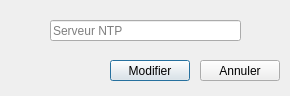
<?xml version="1.0" encoding="UTF-8"?>
<ui version="4.0">
 <class>modifierNtpMontre</class>
 <widget class="QDialog" name="modifierNtpMontre">
  <property name="geometry">
   <rect>
    <x>0</x>
    <y>0</y>
    <width>290</width>
    <height>96</height>
   </rect>
  </property>
  <property name="windowTitle">
   <string>Gestion Montre - Modifier NTP</string>
  </property>
  <property name="windowIcon">
   <iconset>
    <normaloff>../../build-connectbdd-Desktop_Qt_5_9_6_MinGW_32bit-Debug/logo-domo.png</normaloff>../../build-connectbdd-Desktop_Qt_5_9_6_MinGW_32bit-Debug/logo-domo.png</iconset>
  </property>
  <widget class="QLineEdit" name="ntp">
   <property name="geometry">
    <rect>
     <x>50</x>
     <y>20</y>
     <width>191</width>
     <height>21</height>
    </rect>
   </property>
   <property name="placeholderText">
    <string>Serveur NTP</string>
   </property>
  </widget>
  <widget class="QPushButton" name="modifier">
   <property name="geometry">
    <rect>
     <x>110</x>
     <y>60</y>
     <width>80</width>
     <height>21</height>
    </rect>
   </property>
   <property name="text">
    <string>Modifier</string>
   </property>
  </widget>
  <widget class="QPushButton" name="Annuler">
   <property name="geometry">
    <rect>
     <x>200</x>
     <y>60</y>
     <width>80</width>
     <height>21</height>
    </rect>
   </property>
   <property name="text">
    <string>Annuler</string>
   </property>
  </widget>
  <widget class="QLabel" name="label">
   <property name="geometry">
    <rect>
     <x>120</x>
     <y>-100</y>
     <width>291</width>
     <height>211</height>
    </rect>
   </property>
   <property name="text">
    <string/>
   </property>
   <property name="pixmap">
    <pixmap resource="../../ressource.qrc">:/new/prefix1/images/logo-domo3.png</pixmap>
   </property>
   <property name="scaledContents">
    <bool>true</bool>
   </property>
  </widget>
  <zorder>label</zorder>
  <zorder>ntp</zorder>
  <zorder>modifier</zorder>
  <zorder>Annuler</zorder>
 </widget>
 <resources>
  <include location="../../ressource.qrc"/>
 </resources>
 <connections/>
</ui>
